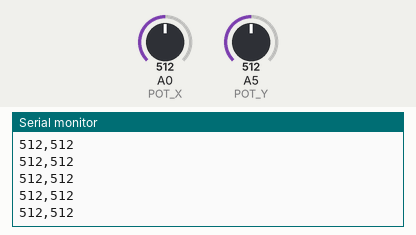
Recording of a sketch running on a simulated Arduino Uno, built with avr-gcc and run on an emulated ATmega328P. Parts: the last lines printed to the serial monitor. Inputs (shaded band) come from the test bench; at power-on: A0 (POT_X) = 512, A5 (POT_Y) = 512.

Above: at 1.2 s.
1.3 s: A0 (POT_X) set to 716
At 1.33 s:
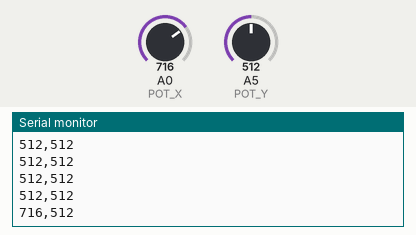
4.3 s: A5 (POT_Y) set to 716
At 4.31 s:
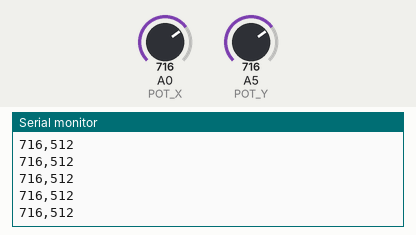
5.8 s: A0 (POT_X) set to 900
At 5.83 s:
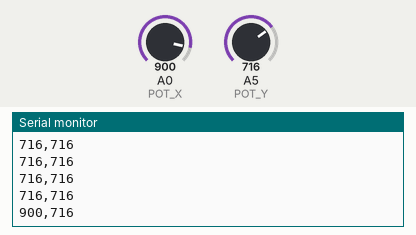
7.3 s: A5 (POT_Y) set to 900
At 7.3 s:
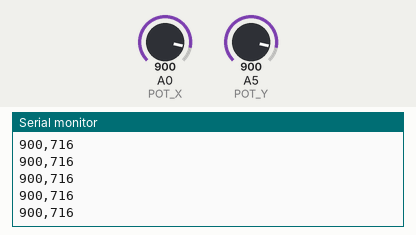
Timing chart, 0 to 9.8 s (numbered marks = the images above; inputs shaded):
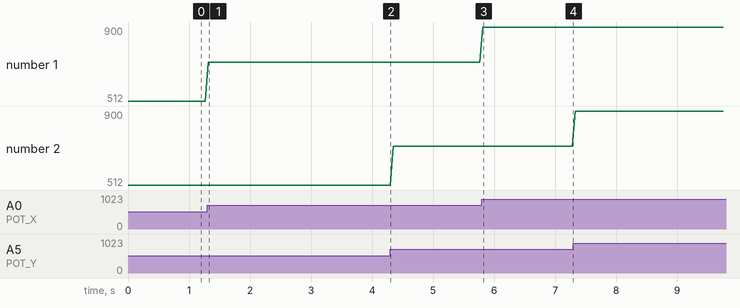

Measured:
- after the input at 1.3 s, the serial monitor: prints a new line at once (image 1)
- after the input at 5.8 s, the serial monitor: prints a new line at once (image 3)
- plotted number 1: 512 → 716 after the input at 1.3 s, 716 → 900 after the input at 5.8 s

The sketch:

two_pots_test.ino
```cpp
/*
  Two Potentiometer Test
  Reads A0 and A5 and prints both values so you can verify wiring.
  Open the Serial Monitor at 9600 baud to see output.
*/

const int POT_X = A0;
const int POT_Y = A5;

void setup() {
  Serial.begin(9600);
}

void loop() {
  int x = analogRead(POT_X);
  int y = analogRead(POT_Y);

  Serial.print(x);
  Serial.print(",");
  Serial.println(y);

  delay(50);
}
```
